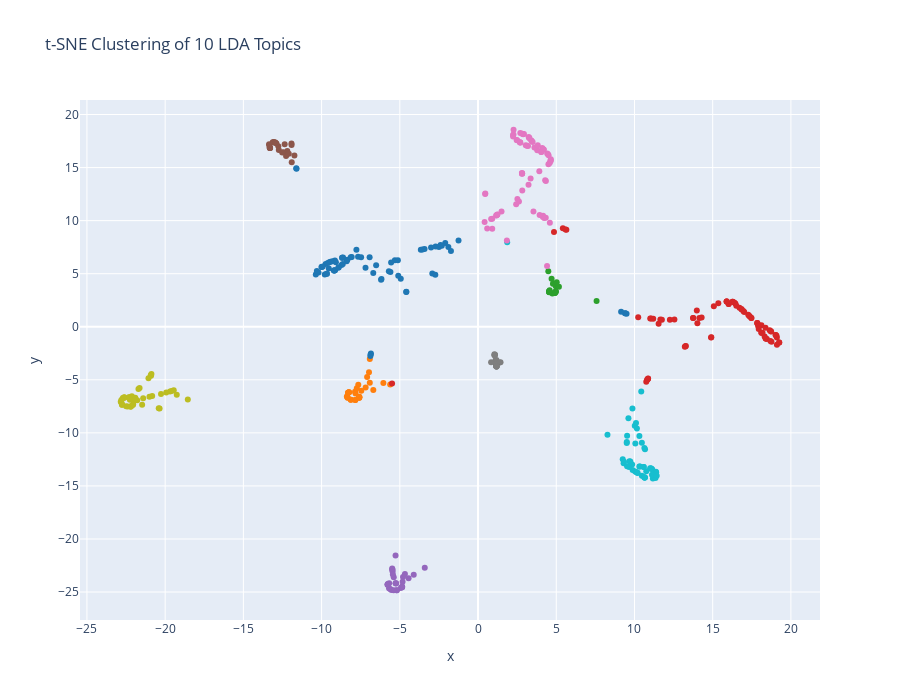

Notebook cell for this chart:
### Code cell
ngram_model.plot_tsne(2)

### Figure 1 — Plotly figure (JSON) as saved in the notebook; plotly's stock layout.template omitted (floating-point values rounded to 4 significant figures; data arrays with more than 128 entries replaced by an {"elided": "..."} marker saying what was removed)
{"data": [{"marker": {"color": {"elided": "437 str values"}}, "mode": "markers", "name": "TSNE", "type": "scatter", "x": {"elided": "437 float values"}, "y": {"elided": "437 float values"}}], "layout": {"autosize": false, "height": 700, "title": {"text": "t-SNE Clustering of 10 LDA Topics"}, "width": 900, "xaxis": {"title": {"text": "x"}}, "yaxis": {"title": {"text": "y"}}}}
